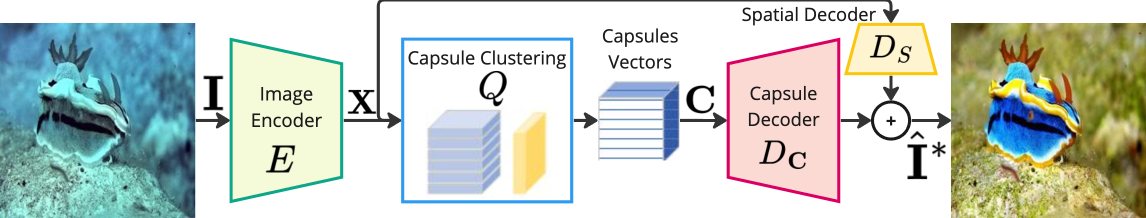
#> input picture assets/cevae-pipeline.png, 2292 x 436 px (shown at 1/2 size)
$ python -i niqe.py   (imports and definitions only)
#> lines starting #> are read from the running program, lines starting #| are printed output that depends on the picture
#> further down, picture is the input picture: shape (436, 2292, 3); mean B, G, R 198.3, 206.6, 197.7
#> (reads src/metrics/niqe_pris_params.npz from the repository)
import os

import cv2
import math
import numpy as np
from scipy.ndimage.filters import convolve
from scipy.special import gamma


def _convert_input_type_range(img):
    """Convert the type and range of the input image.

    It converts the input image to np.float32 type and range of [0, 1].
    It is mainly used for pre-processing the input image in colorspace
    convertion functions such as rgb2ycbcr and ycbcr2rgb.

    Args:
        img (ndarray): The input image. It accepts:
            1. np.uint8 type with range [0, 255];
            2. np.float32 type with range [0, 1].

    Returns:
        (ndarray): The converted image with type of np.float32 and range of
            [0, 1].
    """
    img_type = img.dtype
    img = img.astype(np.float32)
    if img_type == np.float32:
        pass
    elif img_type == np.uint8:
        img /= 255.
    else:
        raise TypeError('The img type should be np.float32 or np.uint8, '
                        f'but got {img_type}')
    return img


def _convert_output_type_range(img, dst_type):
    """Convert the type and range of the image according to dst_type.

    It converts the image to desired type and range. If `dst_type` is np.uint8,
    images will be converted to np.uint8 type with range [0, 255]. If
    `dst_type` is np.float32, it converts the image to np.float32 type with
    range [0, 1].
    It is mainly used for post-processing images in colorspace convertion
    functions such as rgb2ycbcr and ycbcr2rgb.

    Args:
        img (ndarray): The image to be converted with np.float32 type and
            range [0, 255].
        dst_type (np.uint8 | np.float32): If dst_type is np.uint8, it
            converts the image to np.uint8 type with range [0, 255]. If
            dst_type is np.float32, it converts the image to np.float32 type
            with range [0, 1].

    Returns:
        (ndarray): The converted image with desired type and range.
    """
    if dst_type not in (np.uint8, np.float32):
        raise TypeError('The dst_type should be np.float32 or np.uint8, '
                        f'but got {dst_type}')
    if dst_type == np.uint8:
        img = img.round()
    else:
        img /= 255.
    return img.astype(dst_type)


def bgr2ycbcr(img, y_only=False):
    """Convert a BGR image to YCbCr image.

    The bgr version of rgb2ycbcr.
    It implements the ITU-R BT.601 conversion for standard-definition
    television. See more details in
    https://en.wikipedia.org/wiki/YCbCr#ITU-R_BT.601_conversion.

    It differs from a similar function in cv2.cvtColor: `BGR <-> YCrCb`.
    In OpenCV, it implements a JPEG conversion. See more details in
    https://en.wikipedia.org/wiki/YCbCr#JPEG_conversion.

    Args:
        img (ndarray): The input image. It accepts:
            1. np.uint8 type with range [0, 255];
            2. np.float32 type with range [0, 1].
        y_only (bool): Whether to only return Y channel. Default: False.

    Returns:
        ndarray: The converted YCbCr image. The output image has the same type
            and range as input image.
    """
#> called with y_only = True
    img_type = img.dtype
    img = _convert_input_type_range(img)
    if y_only:
        out_img = np.dot(img, [24.966, 128.553, 65.481]) + 16.0
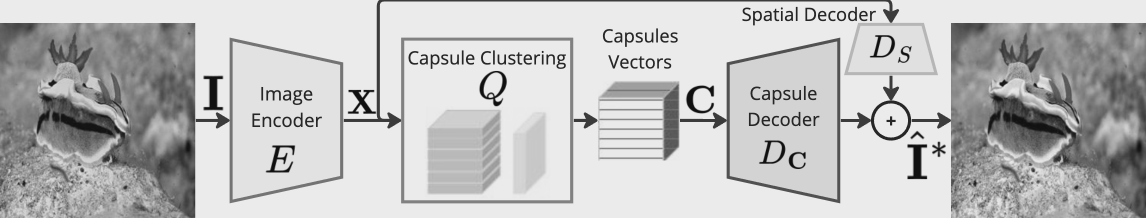
#> out_img: shape (436, 2292) float64 (shown at 1/2 size); min 16, max 235, mean 190.3
    else:
        out_img = np.matmul(
            img, [[24.966, 112.0, -18.214], [128.553, -74.203, -93.786],
                  [65.481, -37.797, 112.0]]) + [16, 128, 128]
    out_img = _convert_output_type_range(out_img, img_type)
    return out_img


def reorder_image(img, input_order='HWC'):
    """Reorder images to 'HWC' order.

    If the input_order is (h, w), return (h, w, 1);
    If the input_order is (c, h, w), return (h, w, c);
    If the input_order is (h, w, c), return as it is.

    Args:
        img (ndarray): Input image.
        input_order (str): Whether the input order is 'HWC' or 'CHW'.
            If the input image shape is (h, w), input_order will not have
            effects. Default: 'HWC'.

    Returns:
        ndarray: reordered image.
    """

    if input_order not in ['HWC', 'CHW']:
        raise ValueError(
            f'Wrong input_order {input_order}. Supported input_orders are '
            "'HWC' and 'CHW'")
    if len(img.shape) == 2:
        img = img[..., None]
    if input_order == 'CHW':
        img = img.transpose(1, 2, 0)
    return img


def to_y_channel(img):
    """Change to Y channel of YCbCr.

    Args:
        img (ndarray): Images with range [0, 255].

    Returns:
        (ndarray): Images with range [0, 255] (float type) without round.
    """
    img = img.astype(np.float32) / 255.
    if img.ndim == 3 and img.shape[2] == 3:
        img = bgr2ycbcr(img, y_only=True)
        img = img[..., None]
    return img * 255.
#> returned value: shape (436, 2292, 1) float32


def estimate_aggd_param(block):
    """Estimate AGGD (Asymmetric Generalized Gaussian Distribution) paramters.

    Args:
        block (ndarray): 2D Image block.

    Returns:
        tuple: alpha (float), beta_l (float) and beta_r (float) for the AGGD
            distribution (Estimating the parames in Equation 7 in the paper).
    """
    block = block.flatten()
    gam = np.arange(0.2, 10.001, 0.001)  # len = 9801
    gam_reciprocal = np.reciprocal(gam)
    r_gam = np.square(gamma(gam_reciprocal * 2)) / (
            gamma(gam_reciprocal) * gamma(gam_reciprocal * 3))

    left_std = np.sqrt(np.mean(block[block < 0] ** 2))
    right_std = np.sqrt(np.mean(block[block > 0] ** 2))
    gammahat = left_std / right_std
    rhat = (np.mean(np.abs(block))) ** 2 / np.mean(block ** 2)
    rhatnorm = (rhat * (gammahat ** 3 + 1) *
                (gammahat + 1)) / ((gammahat ** 2 + 1) ** 2)
    array_position = np.argmin((r_gam - rhatnorm) ** 2)

    alpha = gam[array_position]
    beta_l = left_std * np.sqrt(gamma(1 / alpha) / gamma(3 / alpha))
    beta_r = right_std * np.sqrt(gamma(1 / alpha) / gamma(3 / alpha))
    return (alpha, beta_l, beta_r)


def compute_feature(block):
    """Compute features.

    Args:
        block (ndarray): 2D Image block.

    Returns:
        list: Features with length of 18.
    """
    feat = []
    alpha, beta_l, beta_r = estimate_aggd_param(block)
    feat.extend([alpha, (beta_l + beta_r) / 2])

    # distortions disturb the fairly regular structure of natural images.
    # This deviation can be captured by analyzing the sample distribution of
    # the products of pairs of adjacent coefficients computed along
    # horizontal, vertical and diagonal orientations.
    shifts = [[0, 1], [1, 0], [1, 1], [1, -1]]
    for i in range(len(shifts)):
        shifted_block = np.roll(block, shifts[i], axis=(0, 1))
        alpha, beta_l, beta_r = estimate_aggd_param(block * shifted_block)
        # Eq. 8
        mean = (beta_r - beta_l) * (gamma(2 / alpha) / gamma(1 / alpha))
        feat.extend([alpha, mean, beta_l, beta_r])
    return feat


def niqe(img,
         mu_pris_param,
         cov_pris_param,
         gaussian_window,
         block_size_h=96,
         block_size_w=96):
    """Calculate NIQE (Natural Image Quality Evaluator) metric.

    Ref: Making a "Completely Blind" Image Quality Analyzer.
    This implementation could produce almost the same results as the official
    MATLAB codes: http://live.ece.utexas.edu/research/quality/niqe_release.zip

    Note that we do not include block overlap height and width, since they are
    always 0 in the official implementation.

    For good performance, it is advisable by the official implemtation to
    divide the distorted image in to the same size patched as used for the
    construction of multivariate Gaussian model.

    Args:
        img (ndarray): Input image whose quality needs to be computed. The
            image must be a gray or Y (of YCbCr) image with shape (h, w).
            Range [0, 255] with float type.
        mu_pris_param (ndarray): Mean of a pre-defined multivariate Gaussian
            model calculated on the pristine dataset.
        cov_pris_param (ndarray): Covariance of a pre-defined multivariate
            Gaussian model calculated on the pristine dataset.
        gaussian_window (ndarray): A 7x7 Gaussian window used for smoothing the
            image.
        block_size_h (int): Height of the blocks in to which image is divided.
            Default: 96 (the official recommended value).
        block_size_w (int): Width of the blocks in to which image is divided.
            Default: 96 (the official recommended value).
    """
#> called with mu_pris_param = array of shape (1, 36), gaussian_window = array of shape (7, 7), block_size_h = 96, block_size_w = 96
    assert img.ndim == 2, (
        'Input image must be a gray or Y (of YCbCr) image with shape (h, w).')
    # crop image
    h, w = img.shape
#> h = 436; w = 2292
    num_block_h = math.floor(h / block_size_h)
#> num_block_h = 4
    num_block_w = math.floor(w / block_size_w)
#> num_block_w = 23
    img = img[0:num_block_h * block_size_h, 0:num_block_w * block_size_w]
#> img: shape (384, 2208) float32

    distparam = []  # dist param is actually the multiscale features
    for scale in (1, 2):  # perform on two scales (1, 2)
        mu = convolve(img, gaussian_window, mode='nearest')
        sigma = np.sqrt(
            np.abs(
                convolve(np.square(img), gaussian_window, mode='nearest') -
                np.square(mu)))
        # normalize, as in Eq. 1 in the paper
        img_nomalized = (img - mu) / (sigma + 1)

        feat = []
        for idx_w in range(num_block_w):
            for idx_h in range(num_block_h):
                # process ecah block
                block = img_nomalized[idx_h * block_size_h //
                                      scale:(idx_h + 1) * block_size_h //
                                            scale, idx_w * block_size_w //
                                                   scale:(idx_w + 1) * block_size_w //
                                                         scale]
                feat.append(compute_feature(block))

        distparam.append(np.array(feat))
        # TODO: matlab bicubic downsample with anti-aliasing
        # for simplicity, now we use opencv instead, which will result in
        # a slight difference.
        if scale == 1:
            h, w = img.shape
            img = cv2.resize(
                img / 255., (w // 2, h // 2), interpolation=cv2.INTER_LINEAR)
            img = img * 255.
#> this loop made 2 passes
#> pass 1, in niqe, `sigma = np.sqrt( np.abs( convolve(np.square(img), gaussian_window, mod..`:
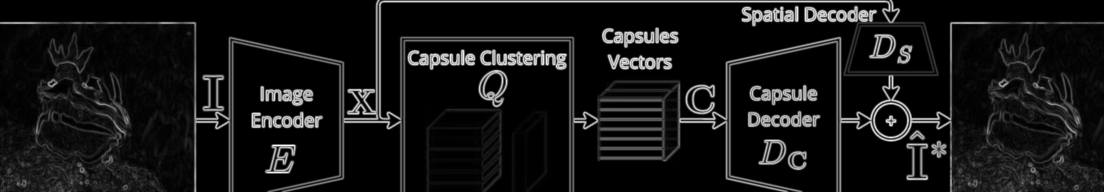
#> sigma: shape (384, 2208) float32 (shown at 1/2 size); min 0, max 98.32, mean 8.5; drawn with min black and max white
#> pass 1, in niqe, `img_nomalized = (img - mu) / (sigma + 1)`:
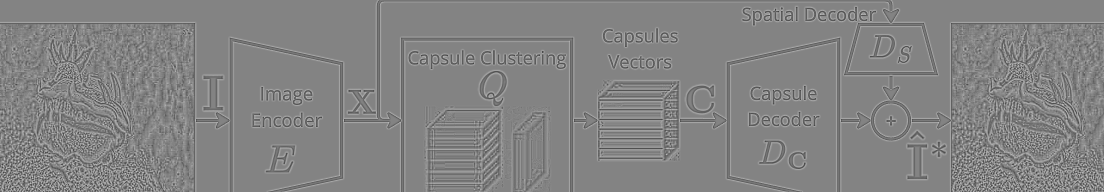
#> img_nomalized: shape (384, 2208) float32 (shown at 1/2 size); min -1.98, max 1.87, mean 0.00382; drawn with min black and max white
#> after the loop:
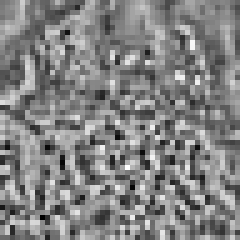
#> block: shape (48, 48) float32 (shown 5 times larger); min -1.74, max 1.64, mean 0.000951; drawn with min black and max white
#> after the loop:
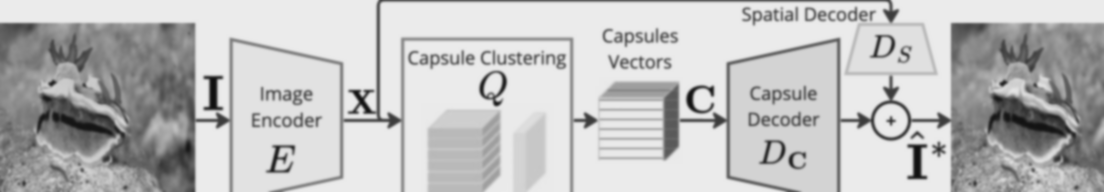
#> mu: shape (192, 1104) float32; min 16.21, max 235, mean 190.6
#> after the loop, distparam = 2 items

    distparam = np.concatenate(distparam, axis=1)
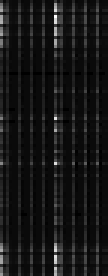
#> distparam: shape (92, 36) float64 (shown 3 times larger); 1.03% of the values are NaN or infinite; the others: min -0.131, max 3.2, mean 0.168; drawn with min black, max white, NaN and infinite black

    # fit a MVG (multivariate Gaussian) model to distorted patch features
    mu_distparam = np.nanmean(distparam, axis=0)
#> mu_distparam = 36 values, max 1.04 at index 18, min -0.0307 at index 33, mean 0.166
    # use nancov. ref: https://ww2.mathworks.cn/help/stats/nancov.html
    distparam_no_nan = distparam[~np.isnan(distparam).any(axis=1)]
    cov_distparam = np.cov(distparam_no_nan, rowvar=False)

    # compute niqe quality, Eq. 10 in the paper
    invcov_param = np.linalg.pinv((cov_pris_param + cov_distparam) / 2)
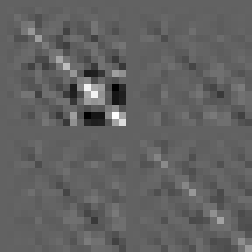
#> invcov_param: shape (36, 36) float64 (shown 7 times larger); min -45902.7, max 73124.1, mean 11.1; drawn with min black and max white
    quality = np.matmul(
        np.matmul((mu_pris_param - mu_distparam), invcov_param),
        np.transpose((mu_pris_param - mu_distparam)))
#> quality = [30.53]
    quality = np.sqrt(quality)
#> quality = [5.53]

    return quality


def calculate_niqe(img, crop_border: int = 0, input_order='HWC', convert_to='y'):
    """Calculate NIQE (Natural Image Quality Evaluator) metric.

    Ref: Making a "Completely Blind" Image Quality Analyzer.
    This implementation could produce almost the same results as the official
    MATLAB codes: http://live.ece.utexas.edu/research/quality/niqe_release.zip

    We use the official params estimated from the pristine dataset.
    We use the recommended block size (96, 96) without overlaps.

    Args:
        img (ndarray): Input image whose quality needs to be computed.
            The input image must be in range [0, 255] with float/int type.
            The input_order of image can be 'HW' or 'HWC' or 'CHW'. (BGR order)
            If the input order is 'HWC' or 'CHW', it will be converted to gray
            or Y (of YCbCr) image according to the ``convert_to`` argument.
        crop_border (int): Cropped pixels in each edge of an image. These
            pixels are not involved in the metric calculation.
        input_order (str): Whether the input order is 'HW', 'HWC' or 'CHW'.
            Default: 'HWC'.
        convert_to (str): Whether coverted to 'y' (of MATLAB YCbCr) or 'gray'.
            Default: 'y'.

    Returns:
        float: NIQE result.
    """

    # we use the official params estimated from the pristine dataset.
    module_path = os.path.dirname(__file__)
    niqe_pris_params = np.load(os.path.join(module_path, 'niqe_pris_params.npz'))
    mu_pris_param = niqe_pris_params['mu_pris_param']
    cov_pris_param = niqe_pris_params['cov_pris_param']
    gaussian_window = niqe_pris_params['gaussian_window']

    img = img.astype(np.float32)
    if input_order != 'HW':
        img = reorder_image(img, input_order=input_order)
        if convert_to == 'y':
            img = to_y_channel(img)
        elif convert_to == 'gray':
            img = cv2.cvtColor(img / 255., cv2.COLOR_BGR2GRAY) * 255.
        img = np.squeeze(img)

    if crop_border != 0:
        img = img[crop_border:-crop_border, crop_border:-crop_border]

    niqe_result = niqe(img, mu_pris_param, cov_pris_param, gaussian_window)
#> niqe_result = [5.53]

    return float(niqe_result)

>>> import cv2
>>> picture = cv2.imread('../../assets/cevae-pipeline.png')
>>> result = calculate_niqe(picture)
#> result = 5.53
